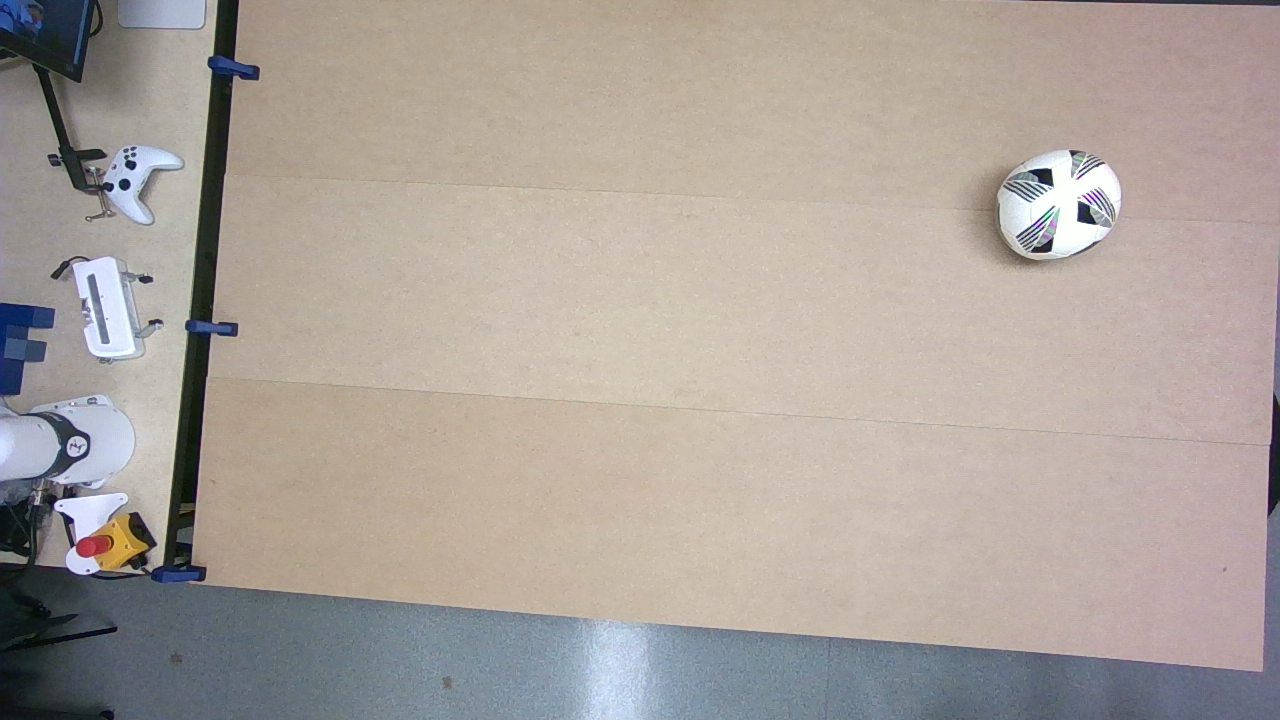
#> input picture realworld_experiments/data_colletion/1.png, 1280 x 720 px
$ python -i client_ball_and_state_red.py   (imports and definitions only)
#> lines starting #> are read from the running program, lines starting #| are printed output that depends on the picture; after the words box and inside, x2 and y2 are one past the last pixel; in counts of white or black regions, pixels touching at a corner belong together
#> further down, picture is the input picture: shape (720, 1280, 3); mean B, G, R 155.7, 162, 170.9

#!/usr/bin/env python3
# -*- coding: utf-8 -*-
"""
Fast Red-Ball client:
- Receives JPEG frames over TCP (4-byte big-endian length prefix)
- Detects a *red* ball using HSV thresholding + morphology + minEnclosingCircle
- Listens to Franka state over UDP (non-blocking)
- (Optional) Re-broadcasts ball coords over UDP as <iiiI>: cx, cy, score*1000, t_ms
- Optional on-screen preview

This is a drop-in replacement for the YOLO version, but much faster with
minimal latency (no neural net). Keep your same server and state inputs.
"""

import argparse
import socket
import struct
import time
from typing import Optional, Tuple, Dict

import cv2
import numpy as np

COORDS_FMT = "<iiiI"   # cx:int32, cy:int32, score_x1000:int32, t_ms:uint32

# --------------------------
# Utilities
# --------------------------
# [12 lines left out: function recv_all, not called in this run]

def detect_red_ball(
    img_bgr: np.ndarray,
    *,
    scale: float = 0.5,
    hsv1: Tuple[Tuple[int,int,int], Tuple[int,int,int]] = ((0,120,70),(10,255,255)),
    hsv2: Tuple[Tuple[int,int,int], Tuple[int,int,int]] = ((170,120,70),(180,255,255)),
    morph_open_ksize: int = 3,
    morph_close_ksize: int = 5,
    min_radius_px: int = 3,
) -> Optional[Dict]:
    """
    Return dict {'center': (cx,cy), 'radius': r, 'mask': mask (optional)} or None if not found.
    """
#> called with scale = 0.5, hsv1 = ((0, 120, 70), (10, 255, 255)), hsv2 = ((170, 120, 70), (180, 255, 255)), morph_open_ksize = 3, morph_close_ksize = 5, min_radius_px = 3
    assert img_bgr is not None and img_bgr.ndim == 3, "img_bgr must be BGR color"

    # Downscale for speed
    if scale != 1.0:
        small = cv2.resize(img_bgr, None, fx=scale, fy=scale, interpolation=cv2.INTER_LINEAR)
    else:
        small = img_bgr

    hsv = cv2.cvtColor(small, cv2.COLOR_BGR2HSV)
#> hsv: shape (360, 640, 3); mean H, S, V 39.7, 38.7, 176
    lower1, upper1 = np.array(hsv1[0], np.uint8), np.array(hsv1[1], np.uint8)
    lower2, upper2 = np.array(hsv2[0], np.uint8), np.array(hsv2[1], np.uint8)
    mask = cv2.inRange(hsv, lower1, upper1) | cv2.inRange(hsv, lower2, upper2)
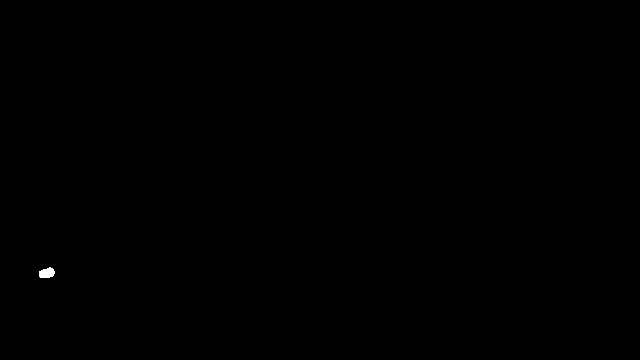
#> mask: shape (360, 640); 0.06% white; 1 white region, box (x1, y1, x2, y2) and area: (39, 267, 55, 278) 134

    if morph_open_ksize > 0:
        mask = cv2.morphologyEx(mask, cv2.MORPH_OPEN, np.ones((morph_open_ksize,)*2, np.uint8), iterations=1)
#> mask: shape (360, 640); 0.06% white; 1 white region
    if morph_close_ksize > 0:
        mask = cv2.morphologyEx(mask, cv2.MORPH_CLOSE, np.ones((morph_close_ksize,)*2, np.uint8), iterations=1)

    cnts, _ = cv2.findContours(mask, cv2.RETR_EXTERNAL, cv2.CHAIN_APPROX_SIMPLE)
#> cnts = 1 contour; box (x1, y1, x2, y2) and area: (39, 268, 55, 278) 112
    if not cnts:
        return None
    c = max(cnts, key=cv2.contourArea)
#> c = contour of 19 points, box (x1, y1, x2, y2) (39, 268, 55, 278), area 112
    (x, y), r = cv2.minEnclosingCircle(c)
#> x = 46.5; y = 273.5; r = 7.91

    inv = 1.0 / scale
    cx, cy, R = x * inv, y * inv, r * inv
#> cx = 93; cy = 547; R = 15.81
    if R < min_radius_px:
        return None

    return {"center": (float(cx), float(cy)), "radius": float(R)}

class StateReceiver:
    """Non-blocking UDP receiver for Franka state packets. Payload format is user-defined on the sender side."""
    # [140 lines left out: functions __init__, poll, close, main, not called in this run]

# [2 lines not run here, left out]

>>> import cv2
>>> picture = cv2.imread('1.png')
>>> result = detect_red_ball(picture)
#> result = {'center': (93, 547), 'radius': 15.81}
